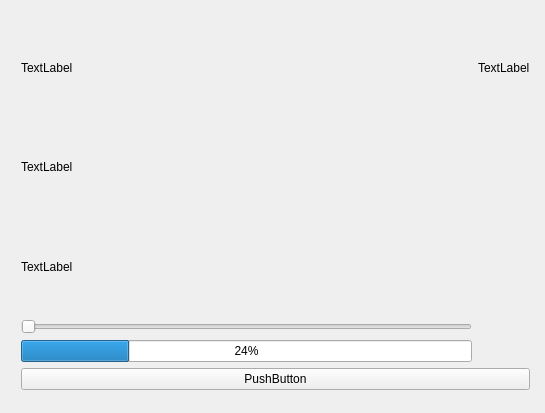
<?xml version="1.0" encoding="UTF-8"?>
<ui version="4.0">
 <class>MainWindow</class>
 <widget class="QMainWindow" name="MainWindow">
  <property name="geometry">
   <rect>
    <x>0</x>
    <y>0</y>
    <width>545</width>
    <height>413</height>
   </rect>
  </property>
  <property name="windowTitle">
   <string>MainWindow</string>
  </property>
  <widget class="QWidget" name="centralWidget">
   <widget class="QWidget" name="gridLayoutWidget">
    <property name="geometry">
     <rect>
      <x>10</x>
      <y>10</y>
      <width>531</width>
      <height>391</height>
     </rect>
    </property>
    <layout class="QGridLayout" name="gridLayout">
     <item row="5" column="0" colspan="2">
      <widget class="QPushButton" name="pushButton">
       <property name="text">
        <string>PushButton</string>
       </property>
      </widget>
     </item>
     <item row="2" column="0" colspan="2">
      <widget class="QLabel" name="label_4">
       <property name="text">
        <string>TextLabel</string>
       </property>
      </widget>
     </item>
     <item row="0" column="0">
      <widget class="QLabel" name="label">
       <property name="text">
        <string>TextLabel</string>
       </property>
      </widget>
     </item>
     <item row="0" column="1">
      <widget class="QLabel" name="label_2">
       <property name="text">
        <string>TextLabel</string>
       </property>
      </widget>
     </item>
     <item row="3" column="0">
      <widget class="QSlider" name="horizontalSlider">
       <property name="maximum">
        <number>100</number>
       </property>
       <property name="orientation">
        <enum>Qt::Horizontal</enum>
       </property>
      </widget>
     </item>
     <item row="4" column="0">
      <widget class="QProgressBar" name="progressBar">
       <property name="value">
        <number>24</number>
       </property>
      </widget>
     </item>
     <item row="1" column="0">
      <widget class="QLabel" name="imageLabel">
       <property name="text">
        <string>TextLabel</string>
       </property>
      </widget>
     </item>
    </layout>
   </widget>
  </widget>
 </widget>
 <layoutdefault spacing="6" margin="11"/>
 <resources/>
 <connections>
  <connection>
   <sender>horizontalSlider</sender>
   <signal>valueChanged(int)</signal>
   <receiver>progressBar</receiver>
   <slot>setValue(int)</slot>
   <hints>
    <hint type="sourcelabel">
     <x>233</x>
     <y>334</y>
    </hint>
    <hint type="destinationlabel">
     <x>248</x>
     <y>361</y>
    </hint>
   </hints>
  </connection>
 </connections>
</ui>
